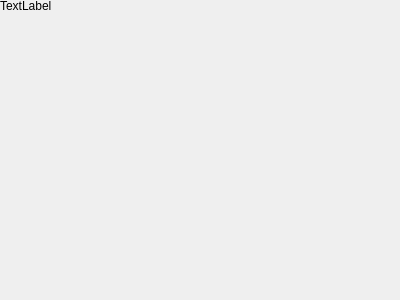
<?xml version="1.0" encoding="UTF-8"?>
<ui version="4.0">
 <class>ShowScreen</class>
 <widget class="QWidget" name="ShowScreen">
  <property name="geometry">
   <rect>
    <x>0</x>
    <y>0</y>
    <width>400</width>
    <height>300</height>
   </rect>
  </property>
  <property name="windowTitle">
   <string>屏幕演示</string>
  </property>
  <widget class="QLabel" name="label">
   <property name="geometry">
    <rect>
     <x>0</x>
     <y>0</y>
     <width>54</width>
     <height>12</height>
    </rect>
   </property>
   <property name="text">
    <string>TextLabel</string>
   </property>
  </widget>
 </widget>
 <resources/>
 <connections/>
</ui>
